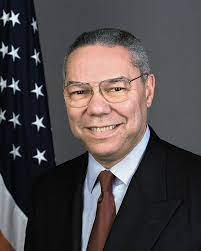
#> input picture image/Colin Powell.jpeg, 201 x 251 px, found by its file name
$ python img_test.py
#> lines starting #> are read from the running program, lines starting #| are printed output that depends on the picture
import numpy as np
import cv2
from PIL import Image

image = cv2.imread('/home/yu/Colin Powell.jpeg')
#> image is the input picture: shape (251, 201, 3); mean B, G, R 73.9, 72.5, 79.2
image = cv2.cvtColor(image, cv2.COLOR_BGR2GRAY)
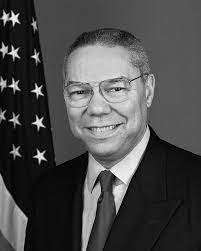
#> image: shape (251, 201); min 0, max 254, mean 74.6

image = np.array(image)
image = np.array(Image.fromarray(image).resize((50, 37)))
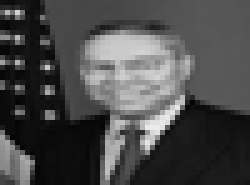
#> image: shape (37, 50) (shown 5 times larger); min 5, max 235, mean 74.6
print(image.shape)
#| (37, 50)

$ run again, with image/Hugo Chavez.jpeg copied over image/Colin Powell.jpeg
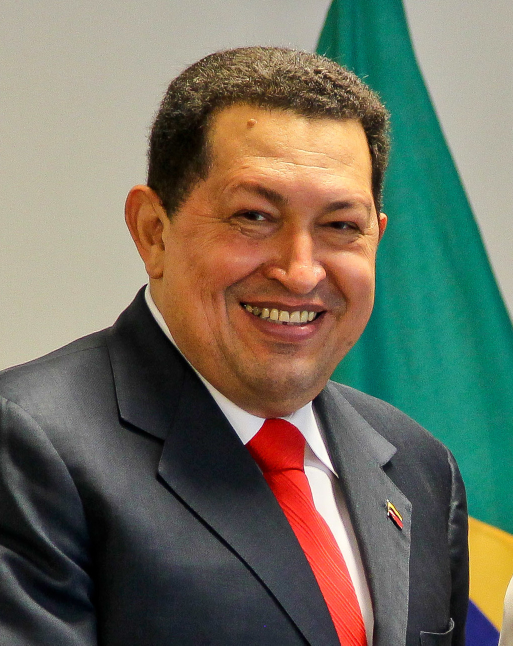
#> input picture image/Hugo Chavez.jpeg, 1026 x 1291 px, found by its file name (shown at 1/2 size)
#> image is the input picture: shape (1291, 1026, 3); mean B, G, R 95.9, 111.5, 112.2
#> `image = cv2.cvtColor(image, cv2.COLOR_BGR2GRAY)`:
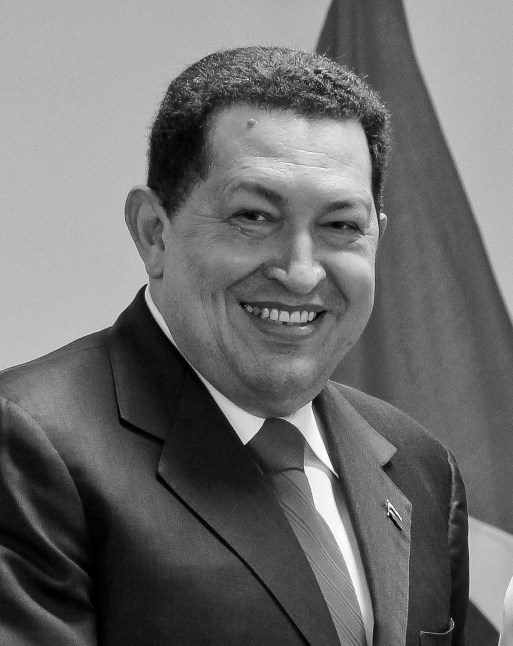
#> image: shape (1291, 1026) (shown at 1/2 size); min 0, max 255, mean 109.9
#> `image = np.array(Image.fromarray(image).resize((50, 37)))`:
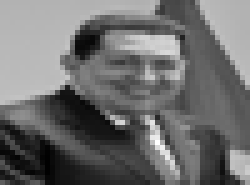
#> image: shape (37, 50) (shown 5 times larger); min 1, max 255, mean 109.9
#| (37, 50)

$ run again, with image/Donald Rumsfeld.jpg copied over image/Colin Powell.jpeg
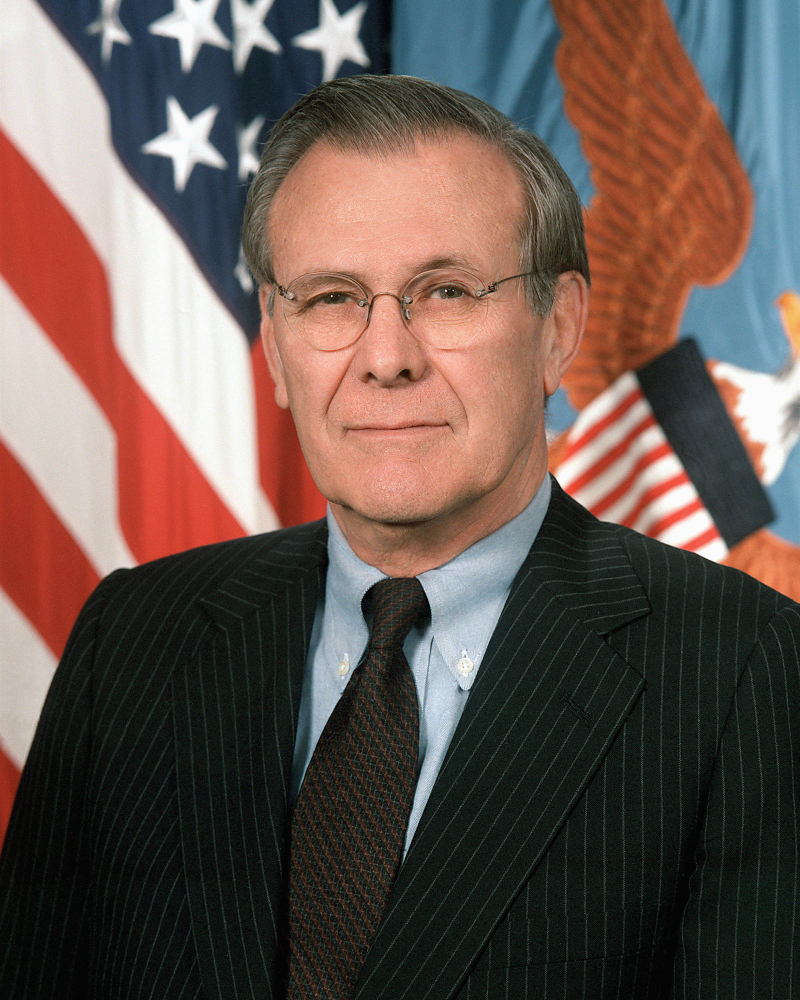
#> input picture image/Donald Rumsfeld.jpg, 2400 x 3000 px, found by its file name (shown at 1/3 size)
#> image is the input picture: shape (3000, 2400, 3); mean B, G, R 79.6, 86, 103
#> `image = cv2.cvtColor(image, cv2.COLOR_BGR2GRAY)`:
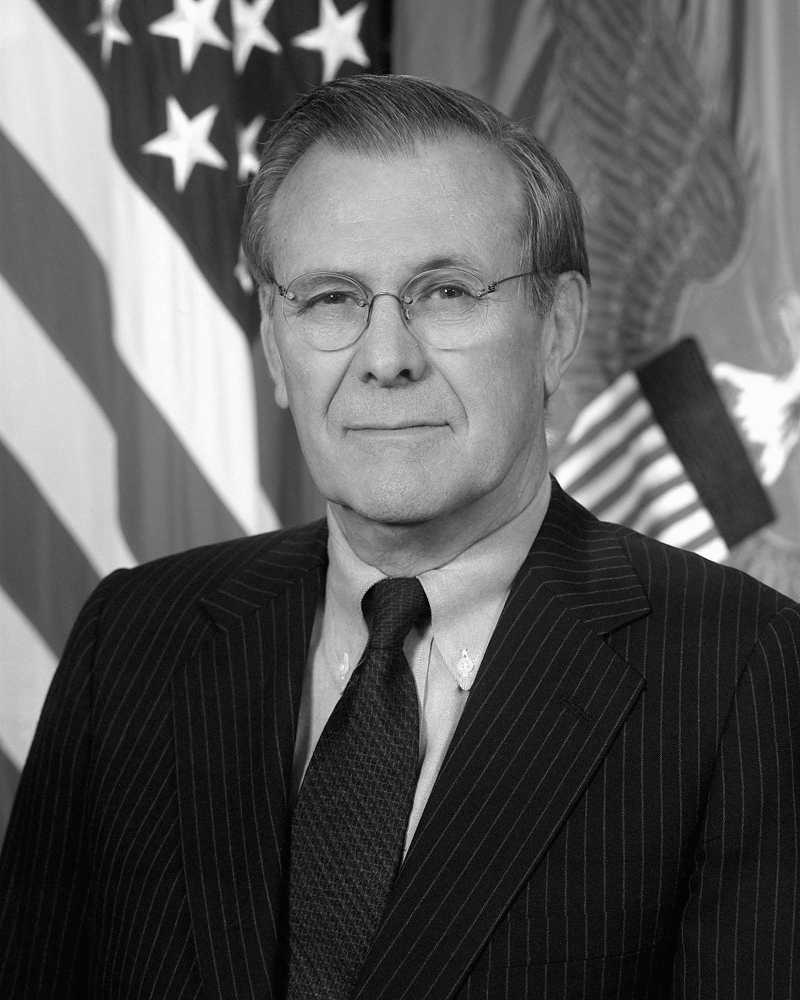
#> image: shape (3000, 2400) (shown at 1/3 size); min 0, max 255, mean 90.3
#> `image = np.array(Image.fromarray(image).resize((50, 37)))`:
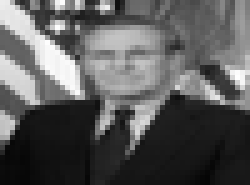
#> image: shape (37, 50) (shown 5 times larger); min 5, max 255, mean 90.4
#| (37, 50)
